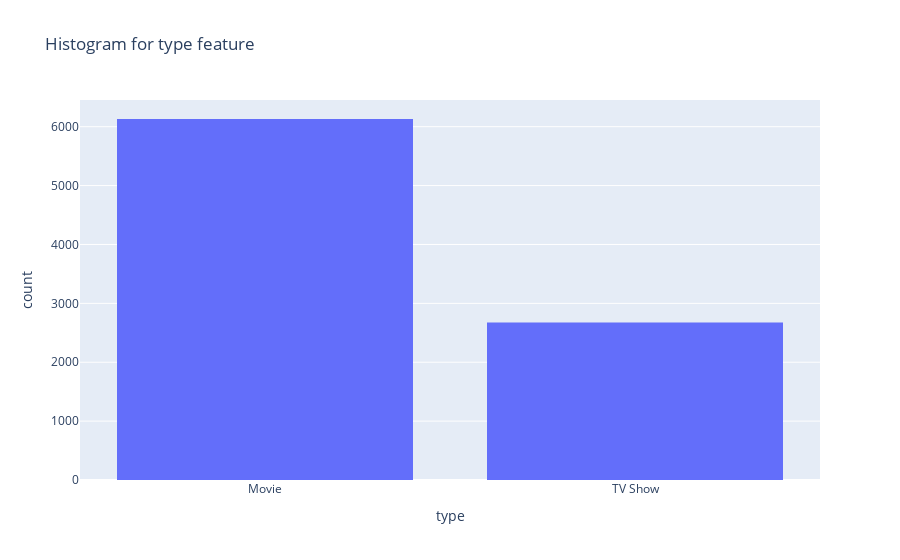
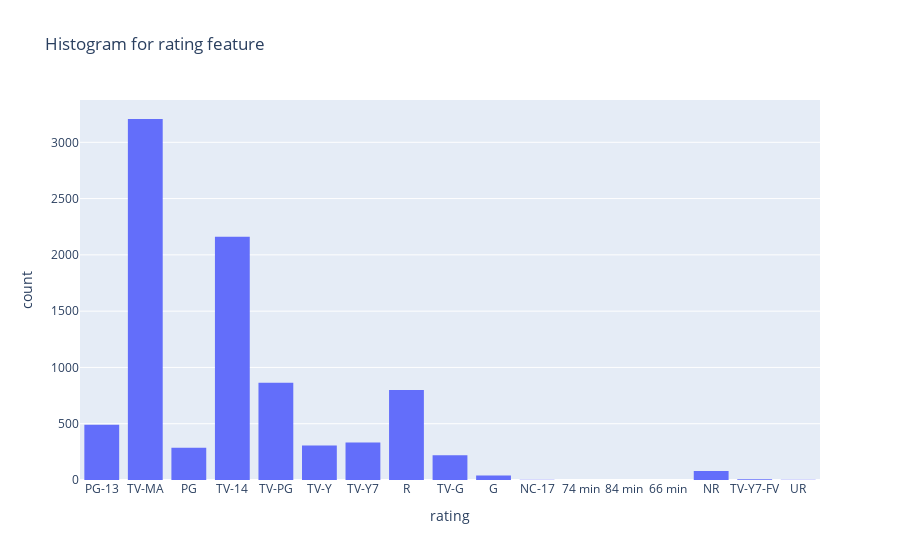
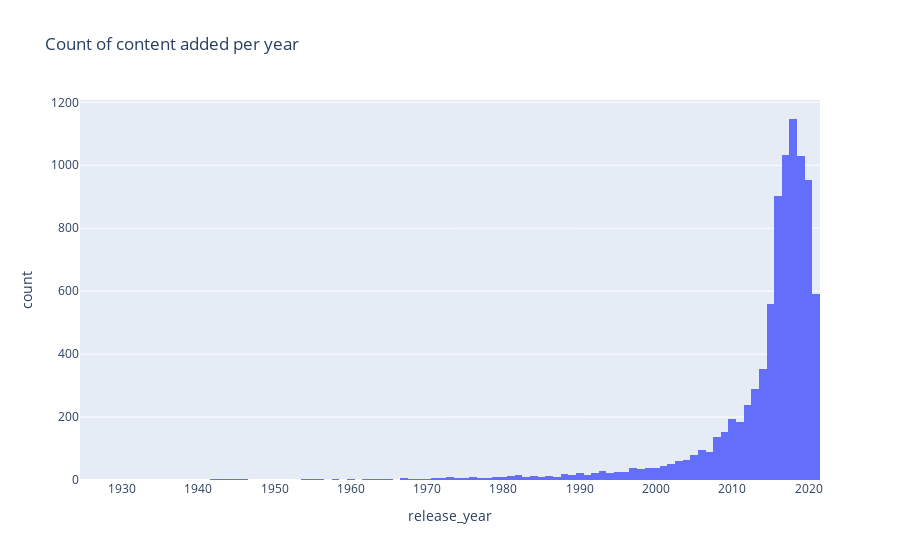

The notebook cell these images were saved under, in order:
### Code cell
for feature in ['type','rating','release_year']:
  plt.figure(figsize=(15,5))
  if feature == 'release_year':
    fig = px.histogram(dataset[feature], x=feature, title='Count of content added per year'.format(feature), nbins=100)
  else :
    fig = px.histogram(dataset[feature], x=feature, title='Histogram for {} feature'.format(feature))
  fig.show()

### Figure 1 — Plotly figure (JSON) as saved in the notebook; plotly's stock layout.template omitted (floating-point values rounded to 4 significant figures; data arrays with more than 128 entries replaced by an {"elided": "..."} marker saying what was removed)
{"data": [{"alignmentgroup": "True", "bingroup": "x", "hovertemplate": "type=%{x}<br>count=%{y}<extra></extra>", "legendgroup": "", "marker": {"color": "#636efa", "pattern": {"shape": ""}}, "name": "", "offsetgroup": "", "orientation": "v", "showlegend": false, "type": "histogram", "x": {"elided": "8807 str values"}, "xaxis": "x", "yaxis": "y"}], "layout": {"barmode": "relative", "legend": {"tracegroupgap": 0}, "title": {"text": "Histogram for type feature"}, "xaxis": {"anchor": "y", "domain": [0, 1], "title": {"text": "type"}}, "yaxis": {"anchor": "x", "domain": [0, 1], "title": {"text": "count"}}}}

### Figure 2 — Plotly figure (JSON) as saved in the notebook; plotly's stock layout.template omitted (floating-point values rounded to 4 significant figures; data arrays with more than 128 entries replaced by an {"elided": "..."} marker saying what was removed)
{"data": [{"alignmentgroup": "True", "bingroup": "x", "hovertemplate": "rating=%{x}<br>count=%{y}<extra></extra>", "legendgroup": "", "marker": {"color": "#636efa", "pattern": {"shape": ""}}, "name": "", "offsetgroup": "", "orientation": "v", "showlegend": false, "type": "histogram", "x": {"elided": "8807 str values"}, "xaxis": "x", "yaxis": "y"}], "layout": {"barmode": "relative", "legend": {"tracegroupgap": 0}, "title": {"text": "Histogram for rating feature"}, "xaxis": {"anchor": "y", "domain": [0, 1], "title": {"text": "rating"}}, "yaxis": {"anchor": "x", "domain": [0, 1], "title": {"text": "count"}}}}

### Figure 3 — Plotly figure (JSON) as saved in the notebook; plotly's stock layout.template omitted (floating-point values rounded to 4 significant figures; data arrays with more than 128 entries replaced by an {"elided": "..."} marker saying what was removed)
{"data": [{"alignmentgroup": "True", "bingroup": "x", "hovertemplate": "release_year=%{x}<br>count=%{y}<extra></extra>", "legendgroup": "", "marker": {"color": "#636efa", "pattern": {"shape": ""}}, "name": "", "nbinsx": 100, "offsetgroup": "", "orientation": "v", "showlegend": false, "type": "histogram", "x": {"elided": "8807 int values"}, "xaxis": "x", "yaxis": "y"}], "layout": {"barmode": "relative", "legend": {"tracegroupgap": 0}, "title": {"text": "Count of content added per year"}, "xaxis": {"anchor": "y", "domain": [0, 1], "title": {"text": "release_year"}}, "yaxis": {"anchor": "x", "domain": [0, 1], "title": {"text": "count"}}}}
